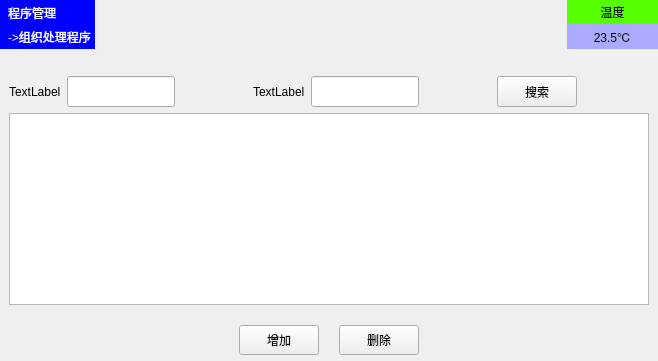
           <widget class="QWidget" name="page_TissueHandleMgr">
            <layout class="QVBoxLayout" name="verticalLayout_25">
             <property name="leftMargin">
              <number>0</number>
             </property>
             <property name="topMargin">
              <number>0</number>
             </property>
             <property name="rightMargin">
              <number>0</number>
             </property>
             <property name="bottomMargin">
              <number>0</number>
             </property>
             <item>
              <widget class="QWidget" name="widget_2_Top_8" native="true">
               <property name="minimumSize">
                <size>
                 <width>0</width>
                 <height>61</height>
                </size>
               </property>
               <property name="maximumSize">
                <size>
                 <width>16777215</width>
                 <height>61</height>
                </size>
               </property>
               <layout class="QGridLayout" name="gridLayout_30">
                <property name="leftMargin">
                 <number>0</number>
                </property>
                <property name="topMargin">
                 <number>0</number>
                </property>
                <property name="rightMargin">
                 <number>0</number>
                </property>
                <property name="bottomMargin">
                 <number>0</number>
                </property>
                <property name="horizontalSpacing">
                 <number>20</number>
                </property>
                <item row="0" column="0">
                 <widget class="QWidget" name="widget_49" native="true">
                  <property name="minimumSize">
                   <size>
                    <width>91</width>
                    <height>41</height>
                   </size>
                  </property>
                  <layout class="QVBoxLayout" name="verticalLayout_23">
                   <property name="spacing">
                    <number>0</number>
                   </property>
                   <property name="leftMargin">
                    <number>0</number>
                   </property>
                   <property name="topMargin">
                    <number>0</number>
                   </property>
                   <property name="rightMargin">
                    <number>0</number>
                   </property>
                   <property name="bottomMargin">
                    <number>0</number>
                   </property>
                   <item>
                    <widget class="QLabel" name="label_152">
                     <property name="styleSheet">
                      <string notr="true">color:white;
background-color:blue;
padding:1px 1px 1px 5px;</string>
                     </property>
                     <property name="text">
                      <string>程序管理</string>
                     </property>
                    </widget>
                   </item>
                   <item>
                    <widget class="QLabel" name="label_153">
                     <property name="styleSheet">
                      <string notr="true">color:white;
background-color:blue;
padding:1px 1px 1px 5px;</string>
                     </property>
                     <property name="text">
                      <string>-&gt;组织处理程序</string>
                     </property>
                    </widget>
                   </item>
                  </layout>
                 </widget>
                </item>
                <item row="0" column="2" rowspan="2">
                 <widget class="QWidget" name="widget_50" native="true">
                  <layout class="QGridLayout" name="gridLayout_31">
                   <property name="leftMargin">
                    <number>0</number>
                   </property>
                   <property name="topMargin">
                    <number>0</number>
                   </property>
                   <property name="rightMargin">
                    <number>0</number>
                   </property>
                   <property name="bottomMargin">
                    <number>0</number>
                   </property>
                   <property name="spacing">
                    <number>0</number>
                   </property>
                  </layout>
                 </widget>
                </item>
                <item row="0" column="4">
                 <widget class="QWidget" name="widget_51" native="true">
                  <property name="minimumSize">
                   <size>
                    <width>91</width>
                    <height>49</height>
                   </size>
                  </property>
                  <layout class="QVBoxLayout" name="verticalLayout_24">
                   <property name="spacing">
                    <number>0</number>
                   </property>
                   <property name="leftMargin">
                    <number>0</number>
                   </property>
                   <property name="topMargin">
                    <number>0</number>
                   </property>
                   <property name="rightMargin">
                    <number>0</number>
                   </property>
                   <property name="bottomMargin">
                    <number>0</number>
                   </property>
                   <item>
                    <widget class="QLabel" name="label_154">
                     <property name="styleSheet">
                      <string notr="true">background-color: rgb(85, 255, 0);</string>
                     </property>
                     <property name="text">
                      <string>温度</string>
                     </property>
                     <property name="alignment">
                      <set>Qt::AlignCenter</set>
                     </property>
                    </widget>
                   </item>
                   <item>
                    <widget class="QLabel" name="label_155">
                     <property name="sizePolicy">
                      <sizepolicy hsizetype="Preferred" vsizetype="Preferred">
                       <horstretch>0</horstretch>
                       <verstretch>0</verstretch>
                      </sizepolicy>
                     </property>
                     <property name="minimumSize">
                      <size>
                       <width>0</width>
                       <height>25</height>
                      </size>
                     </property>
                     <property name="styleSheet">
                      <string notr="true">background-color: rgb(170, 170, 255);
</string>
                     </property>
                     <property name="text">
                      <string>23.5℃</string>
                     </property>
                     <property name="alignment">
                      <set>Qt::AlignCenter</set>
                     </property>
                    </widget>
                   </item>
                  </layout>
                 </widget>
                </item>
                <item row="0" column="1">
                 <spacer name="horizontalSpacer_47">
                  <property name="orientation">
                   <enum>Qt::Horizontal</enum>
                  </property>
                  <property name="sizeHint" stdset="0">
                   <size>
                    <width>216</width>
                    <height>20</height>
                   </size>
                  </property>
                 </spacer>
                </item>
                <item row="0" column="3" rowspan="2">
                 <spacer name="horizontalSpacer_48">
                  <property name="orientation">
                   <enum>Qt::Horizontal</enum>
                  </property>
                  <property name="sizeHint" stdset="0">
                   <size>
                    <width>216</width>
                    <height>20</height>
                   </size>
                  </property>
                 </spacer>
                </item>
                <item row="1" column="0">
                 <spacer name="verticalSpacer_33">
                  <property name="orientation">
                   <enum>Qt::Vertical</enum>
                  </property>
                  <property name="sizeHint" stdset="0">
                   <size>
                    <width>20</width>
                    <height>3</height>
                   </size>
                  </property>
                 </spacer>
                </item>
                <item row="1" column="4">
                 <spacer name="verticalSpacer_34">
                  <property name="orientation">
                   <enum>Qt::Vertical</enum>
                  </property>
                  <property name="sizeHint" stdset="0">
                   <size>
                    <width>20</width>
                    <height>3</height>
                   </size>
                  </property>
                 </spacer>
                </item>
               </layout>
              </widget>
             </item>
             <item>
              <widget class="QWidget" name="widget_48" native="true">
               <layout class="QGridLayout" name="gridLayout_29">
                <item row="0" column="0">
                 <layout class="QVBoxLayout" name="verticalLayout_26">
                  <item>
                   <layout class="QHBoxLayout" name="horizontalLayout_11">
                    <item>
                     <widget class="QLabel" name="label_27">
                      <property name="text">
                       <string>TextLabel</string>
                      </property>
                     </widget>
                    </item>
                    <item>
                     <widget class="QLineEdit" name="lineEdit">
                      <property name="minimumSize">
                       <size>
                        <width>0</width>
                        <height>31</height>
                       </size>
                      </property>
                     </widget>
                    </item>
                    <item>
                     <spacer name="horizontalSpacer_43">
                      <property name="orientation">
                       <enum>Qt::Horizontal</enum>
                      </property>
                      <property name="sizeHint" stdset="0">
                       <size>
                        <width>40</width>
                        <height>20</height>
                       </size>
                      </property>
                     </spacer>
                    </item>
                    <item>
                     <widget class="QLabel" name="label_28">
                      <property name="text">
                       <string>TextLabel</string>
                      </property>
                     </widget>
                    </item>
                    <item>
                     <widget class="QLineEdit" name="lineEdit_2">
                      <property name="minimumSize">
                       <size>
                        <width>0</width>
                        <height>31</height>
                       </size>
                      </property>
                     </widget>
                    </item>
                    <item>
                     <spacer name="horizontalSpacer_44">
                      <property name="orientation">
                       <enum>Qt::Horizontal</enum>
                      </property>
                      <property name="sizeHint" stdset="0">
                       <size>
                        <width>40</width>
                        <height>20</height>
                       </size>
                      </property>
                     </spacer>
                    </item>
                    <item>
                     <widget class="QPushButton" name="pushButton_55">
                      <property name="minimumSize">
                       <size>
                        <width>0</width>
                        <height>31</height>
                       </size>
                      </property>
                      <property name="text">
                       <string>搜索</string>
                      </property>
                     </widget>
                    </item>
                    <item>
                     <spacer name="horizontalSpacer_45">
                      <property name="orientation">
                       <enum>Qt::Horizontal</enum>
                      </property>
                      <property name="sizeHint" stdset="0">
                       <size>
                        <width>40</width>
                        <height>20</height>
                       </size>
                      </property>
                     </spacer>
                    </item>
                   </layout>
                  </item>
                  <item>
                   <widget class="QTableView" name="tableView"/>
                  </item>
                 </layout>
                </item>
               </layout>
              </widget>
             </item>
             <item>
              <widget class="QWidget" name="widget_47" native="true">
               <property name="minimumSize">
                <size>
                 <width>0</width>
                 <height>41</height>
                </size>
               </property>
               <property name="maximumSize">
                <size>
                 <width>16777215</width>
                 <height>41</height>
                </size>
               </property>
               <layout class="QHBoxLayout" name="horizontalLayout_10">
                <property name="spacing">
                 <number>20</number>
                </property>
                <property name="leftMargin">
                 <number>0</number>
                </property>
                <property name="topMargin">
                 <number>0</number>
                </property>
                <property name="rightMargin">
                 <number>0</number>
                </property>
                <property name="bottomMargin">
                 <number>0</number>
                </property>
                <item>
                 <spacer name="horizontalSpacer_46">
                  <property name="orientation">
                   <enum>Qt::Horizontal</enum>
                  </property>
                  <property name="sizeHint" stdset="0">
                   <size>
                    <width>40</width>
                    <height>20</height>
                   </size>
                  </property>
                 </spacer>
                </item>
                <item>
                 <widget class="QPushButton" name="pushButton_57">
                  <property name="minimumSize">
                   <size>
                    <width>0</width>
                    <height>30</height>
                   </size>
                  </property>
                  <property name="text">
                   <string>增加</string>
                  </property>
                 </widget>
                </item>
                <item>
                 <widget class="QPushButton" name="pushButton_56">
                  <property name="minimumSize">
                   <size>
                    <width>0</width>
                    <height>30</height>
                   </size>
                  </property>
                  <property name="text">
                   <string>删除</string>
                  </property>
                 </widget>
                </item>
                <item>
                 <spacer name="horizontalSpacer_49">
                  <property name="orientation">
                   <enum>Qt::Horizontal</enum>
                  </property>
                  <property name="sizeHint" stdset="0">
                   <size>
                    <width>40</width>
                    <height>20</height>
                   </size>
                  </property>
                 </spacer>
                </item>
               </layout>
              </widget>
             </item>
            </layout>
           </widget>
